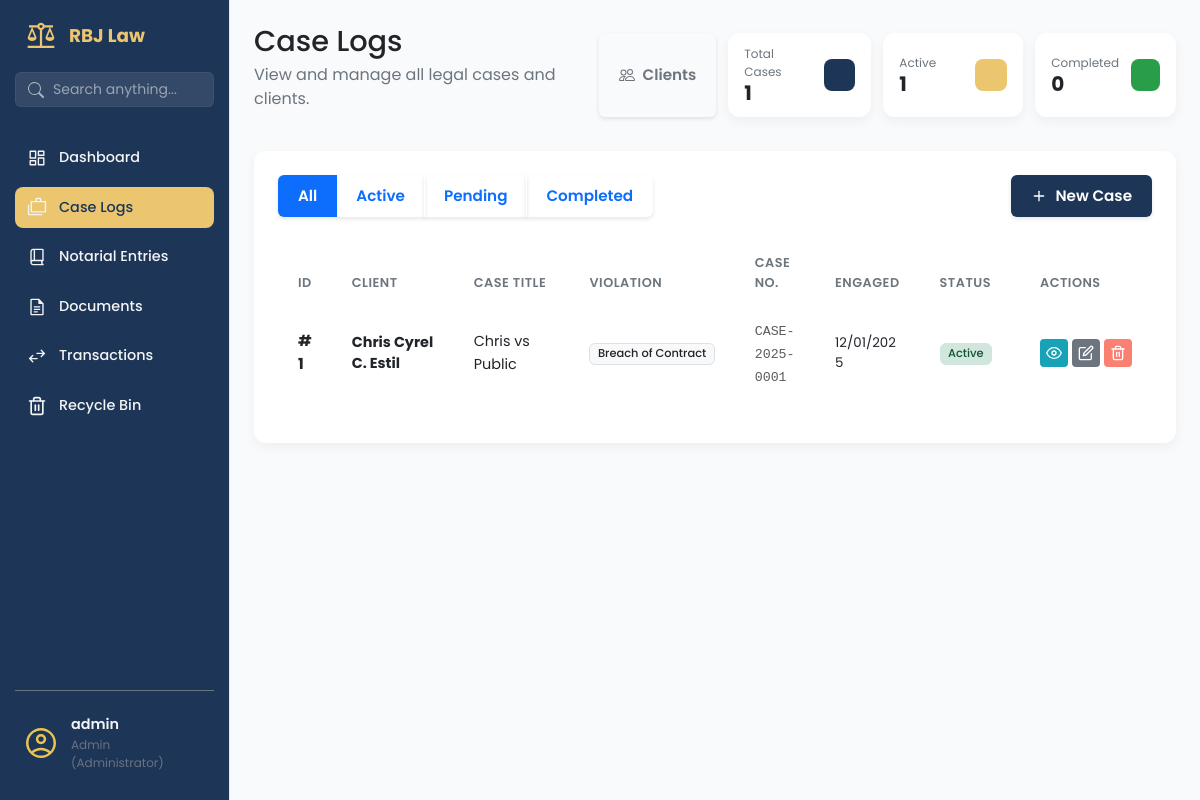
/cases/ (signed in), run on an earlier commit of the app's database.
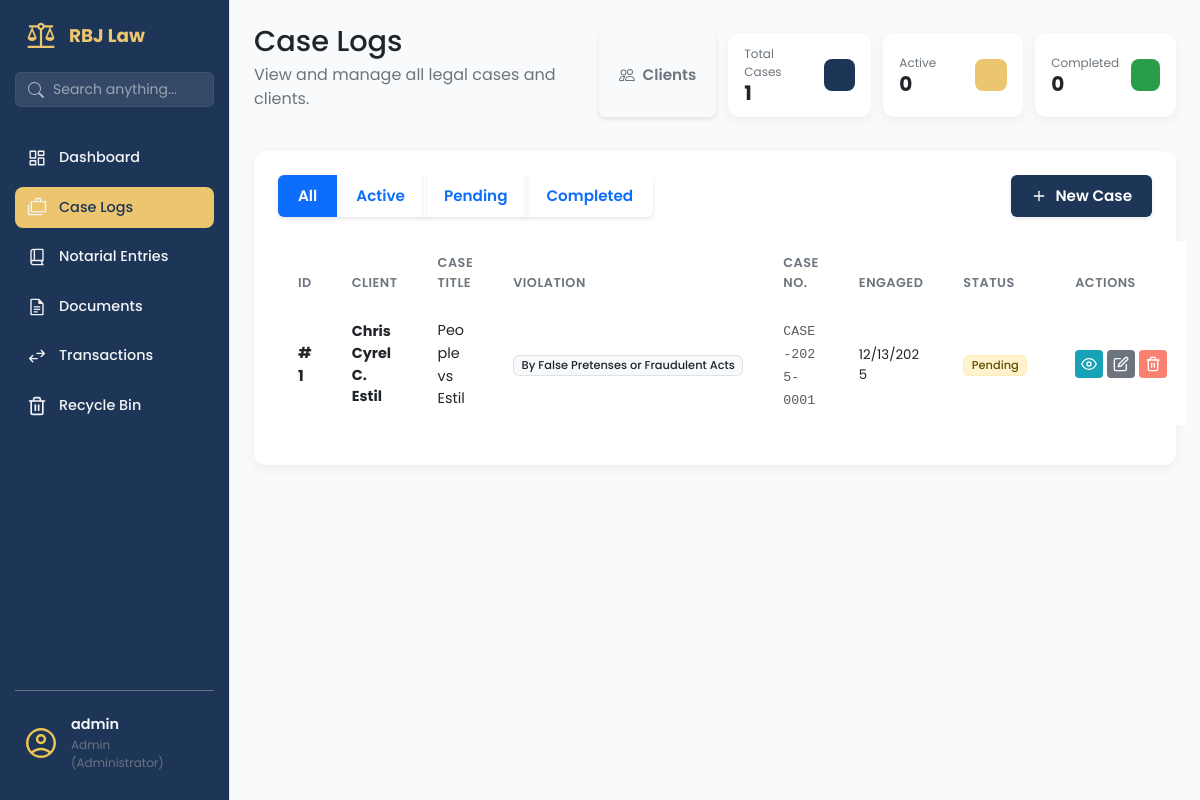
And on a later commit of the database.
### app/models/case_mdl.py (models this page shows, shortened)
class Case(db.Model, SoftDeleteMixin):
    __tablename__ = 'cases'
    id = db.Column(db.Integer, primary_key=True)
    case_number = db.Column(db.String(100), unique=True, nullable=False)
    title = db.Column(db.String(255), nullable=False)
    case_category = db.Column(db.String(50), default='individual', nullable=False)
    case_type = db.Column(db.String(100), nullable=False)
    violation = db.Column(db.String(255), nullable=True)
    cause_of_action = db.Column(db.String(255), nullable=True)
    status = db.Column(db.String(50), default='active', nullable=False)
    engagement_date = db.Column(db.Date, nullable=False)
    filing_date = db.Column(db.Date, nullable=True)
    client_id = db.Column(db.Integer, db.ForeignKey('clients.id'), nullable=False)
    assigned_attorney_id = db.Column(db.Integer, db.ForeignKey('users.id'), nullable=True)
    created_at = db.Column(db.DateTime, default=lambda: datetime.now(PHT))
    updated_at = db.Column(db.DateTime, default=lambda: datetime.now(PHT), onupdate=lambda: datetime.now(PHT))
    client_snapshot = db.Column(db.Text, nullable=True)
    client = db.relationship('Client', backref='cases', lazy=True)
    assigned_attorney = db.relationship('User', backref='assigned_cases', lazy=True)
    schedules = db.relationship('Schedule', backref='case', lazy=True, cascade="all, delete-orphan", order_by="asc(Schedule.deadline)")

### app/models/client_mdl.py (models this page shows, shortened)
class Client(db.Model, SoftDeleteMixin):
    __tablename__ = 'clients'
    id = db.Column(db.Integer, primary_key=True)
    client_type = db.Column(db.String(20), default='individual', nullable=False)
    first_name = db.Column(db.String(100), nullable=True)
    middle_name = db.Column(db.String(100), nullable=True)
    last_name = db.Column(db.String(100), nullable=True)
    date_of_birth = db.Column(db.Date, nullable=True)
    company_name = db.Column(db.String(200), nullable=True)
    company_reg_number = db.Column(db.String(100), nullable=True) # SEC/DTI No.
    tax_identification_number = db.Column(db.String(50), nullable=True) # TIN
    designated_representative = db.Column(db.String(150), nullable=True) # Contact Person
    street_address = db.Column(db.String(255), nullable=True) # House No, Street, Subd
    barangay = db.Column(db.String(100), nullable=True)
    city = db.Column(db.String(100), nullable=True)
    province = db.Column(db.String(100), nullable=True)
    zip_code = db.Column(db.String(10), nullable=True)
    email = db.Column(db.String(120), nullable=False) # Unique identifier
    phone = db.Column(db.String(50), nullable=True)
    notes = db.Column(db.Text, nullable=True)
    is_active = db.Column(db.Boolean, default=True)
    deleted_at = db.Column(db.DateTime, nullable=True)
    @property
    def full_name(self):
        if self.client_type == 'corporate':
            return self.company_name or "Unnamed Corporation"
        else:
            mi = f" {self.middle_name[0]}." if self.middle_name else ""
            return f"{self.first_name}{mi} {self.last_name}"

### app/routes/case_routes.py (the view)
@case_bp.route('/')
@admin_required
@login_required
def list_cases():
    status_filter = request.args.get('status', 'all')
    sort_by = request.args.get('sort_by', 'created_at')
    sort_order = request.args.get('sort_order', 'desc')
    valid_sort_columns = ['id', 'case_number', 'title', 'violation',
                         'engagement_date', 'filing_date', 'status',
                         'created_at', 'updated_at']
    if sort_by not in valid_sort_columns:
        sort_by = 'created_at'
    cases_query = Case.query
    if status_filter and status_filter != 'all':
        cases_query = cases_query.filter_by(status=status_filter)
    if sort_order == 'asc':
        cases_query = cases_query.order_by(asc(getattr(Case, sort_by)))
    else:
        cases_query = cases_query.order_by(desc(getattr(Case, sort_by)))
    cases = cases_query.all()
    total_cases = Case.query.count()
    active_count = Case.query.filter_by(status='active').count()
    completed_count = Case.query.filter_by(status='completed').count()
    pending_count = Case.query.filter_by(status='pending').count()
    return render_template('cases/list.html',
                         cases=cases,
                         total_cases=total_cases,
                         active_count=active_count,
                         completed_count=completed_count,
                         pending_count=pending_count,
                         current_status=status_filter,
                         sort_by=sort_by,
                         sort_order=sort_order)

### app/utils/permissions.py (called while the page is built)
def admin_required(f):
    @wraps(f)
    def decorated_function(*args, **kwargs):
        if not current_user.is_authenticated:
            flash('Please login to access this page.', 'error')
            return redirect(url_for('auth.login'))
        if not current_user.is_admin and current_user.role != 'admin':
            flash('Administrator access required.', 'error')
            return redirect(url_for('dashboard.dashboard_page'))
        return f(*args, **kwargs)
    return decorated_function

### app/templates/cases/list.html (shortened to what the changed rows need)
{% extends "base.html" %}
{% block content %}
<main class="dashboard-content">
    <header class="dashboard-header">
        <div>
            <h1>Case Logs </h1>
        </div>
        <div style="display: flex; justify-content: space-between; gap: 12px;">
            <div class="data-card data-card--sm">
                <div class="data-card__info">
                    <span class="data-card__title">Active</span>
                    <span class="data-card__value">{{ active_count }}</span>
                </div>
            </div>
        </div>
    </header>
    <section class="content-section">
        <div class="panel-card">
            <div class="table-wrapper">
                <table class="table" id="casesTable">
                    <colgroup>
                    </colgroup>
                    <thead>
                        <tr>
                            <th onclick="sortTable(0)" style="cursor: pointer;">ID</th>
                            <th onclick="sortTable(1)" style="cursor: pointer;">Client</th>
                            <th onclick="sortTable(2)" style="cursor: pointer;">Case Title</th>
                            <th onclick="sortTable(3)" style="cursor: pointer;">Violation</th>
                            <th onclick="sortTable(4)" style="cursor: pointer;">Case No.</th>
                            <th onclick="sortTable(5)" style="cursor: pointer;">Engaged</th>
                            <th onclick="sortTable(7)" style="cursor: pointer;">Status</th>
                            <th>Actions</th>
                        </tr>
                    </thead>
                    <tbody>
                        {% for case in cases %}
                        <tr class="document-row">
                            <td><strong>#{{ case.id }}</strong></td>
                            <td>
                                {% if case.client %}
                                <div class="d-flex flex-column">
                                    <span class="fw-bold text-dark" style="font-size: 0.9rem;">
                                        {{ case.client.full_name }}
                                    </span>
                                </div>
                                {% else %}
                                <span class="text-muted">No Client</span>
                                {% endif %}
                            </td>
                            <td>
                                <span class="text-dark" style="font-size: 0.9rem;">{{ case.title }}</span>
                            </td>
                            <td><span class="badge bg-light text-dark border">{{ case.violation or 'N/A' }}</span></td>
                            <td><code class="text-muted">{{ case.case_number }}</code></td>
                            <td>
                                <div class="small">{{ case.engagement_date.strftime('%m/%d/%Y') }}</div>
                            </td>
                            <td>
                                {% if case.status == 'active' %}
                                <span
                                    class="badge bg-success-subtle text-success border border-success-subtle me-2">Active</span>
                                {% elif case.status == 'completed' %}
                                <span
                                    class="badge bg-primary-subtle text-primary border border-primary-subtle me-2">Completed</span>
                                {% elif case.status == 'pending' %}
                                <span
                                    class="badge bg-warning-subtle text-warning border border-warning-subtle me-2">Pending</span>
                                {% else %}
                                <span
                                    class="badge bg-secondary-subtle text-secondary border border-secondary-subtle me-2">{{
                                    case.status|title }}</span>
                                {% endif %}
                            </td>
                            <td>
                                <div class="action-buttons">
                                    <a href="{{ url_for('case.view_case', case_id=case.id) }}"
                                        class="btn-action btn-action--info" title="View Details">
                                        <svg xmlns="http://www.w3.org/2000/svg" width="16" height="16"
                                            viewBox="0 0 24 24" fill="none" stroke="currentColor" stroke-width="2"
                                            stroke-linecap="round" stroke-linejoin="round">
                                            <path d="M1 12s4-8 11-8 11 8 11 8-4 8-11 8-11-8-11-8z"></path>
                                            <circle cx="12" cy="12" r="3"></circle>
                                        </svg>
                                    </a>
                                    <a href="{{ url_for('case.edit_case', case_id=case.id) }}"
                                        class="btn-action btn-action--secondary" title="Update Case">
                                    </a>
                                    <form method="POST" action="{{ url_for('case.delete_case', case_id=case.id) }}"
                                        style="display: inline;"
                                        onsubmit="return confirm('Move this case to the Recycle Bin? You can restore it later from Settings.');">
                                        <button type="submit" class="btn-action btn-action--danger"
                                            style="background-color: salmon;" title="Move to Trash">
                                        </button>
                                    </form>
                                </div>
                            </td>
                        </tr>
                        {% endfor %}
                    </tbody>
                </table>
            </div>
        </div>
    </section>
</main>
{% endblock %}

What changed in the data, as far as the page shows it:
changed Case "Chris Cyrel C. Estil": title "Chris vs Public" → "People vs Estil"; violation "Breach of Contract" → "By False Pretenses or Fraudulent Acts"; engagement_date "12/01/2025" → "12/13/2025"; status "Active" → "Pending"
Also different on the page:
{{ active_count }}: "1" → "0"
